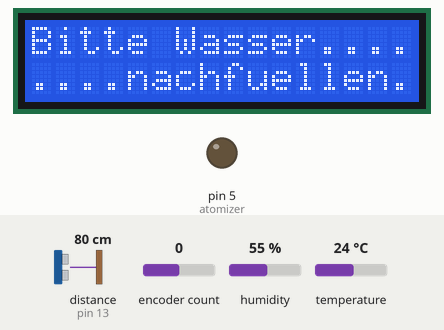
The sketch below on a simulated Arduino Uno, built with avr-gcc and run on an emulated ATmega328P. Shown: 16×2 character LCD, output pins drawn as LEDs (lit = HIGH). Wiring (inferred from the names in the program): ultrasonic range finder: trigger pin 12; echo pin 13. The inputs (shaded band) are chosen by the test bench; at power-on: distance to the obstacle (sensor on pin 13) 80 cm, humidity 55 %, encoder count 0, temperature 24 °C. The echo pulse lasts 58.3 µs per cm; pins used as bus, display or sensor lines are not drawn; what the sketch prints to the serial monitor is not drawn.

Above: at 1.2 s.
1.3 s: distance to the obstacle (sensor on pin 13) set to 2 cm
At 2.5 s:
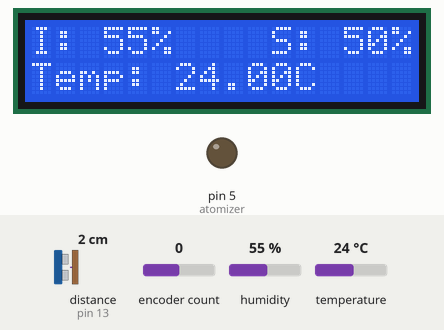
2.8 s: humidity set to 51 %
At 4.5 s:
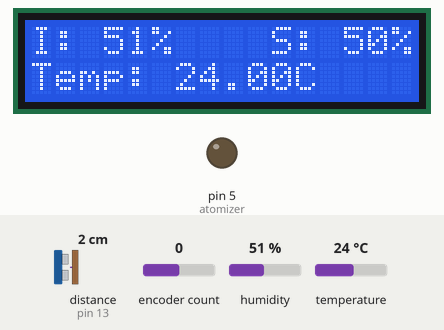
4.8 s: humidity set to 48 %
At 6.5 s:
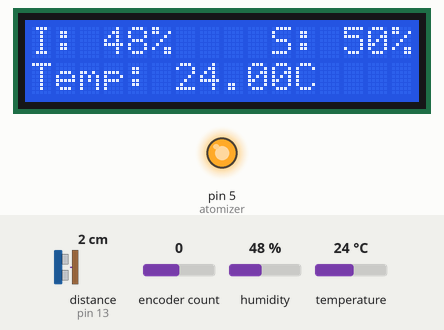
6.8 s: encoder count set to 1
At 7.2 s:
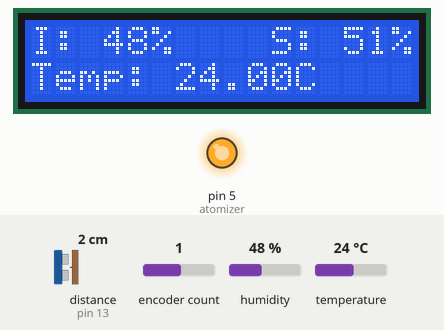
8.3 s: temperature set to 12 °C
At 10.3 s:
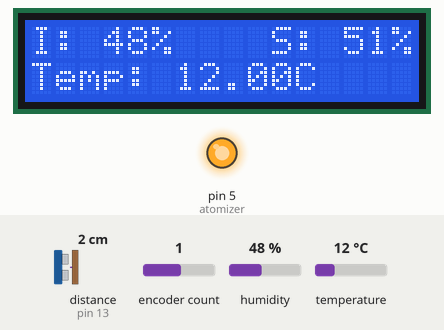
10.9 s: encoder count set to 2
At 12.2 s:
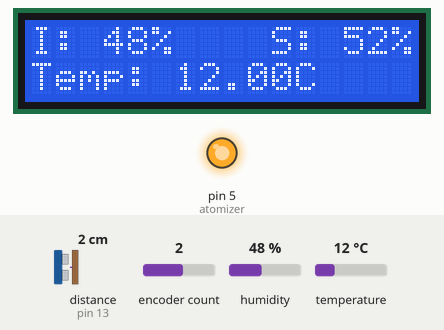
Timing chart, 0 to 13.4 s (numbered marks = the images above; inputs shaded):
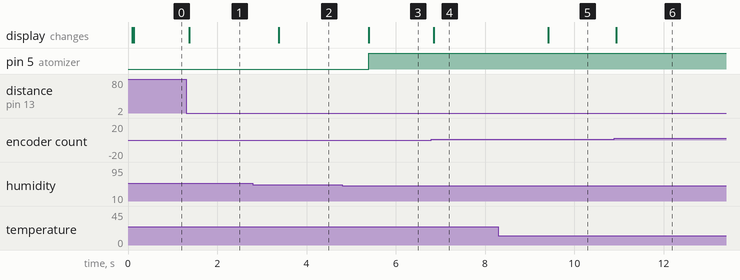

Measured:
- the behaviour switches between 50 and 49 % on humidity (found by bisection; images 2 and 3)
- after the input at 1.3 s, the display: changes after 0.07 s (image 1)
- after the input at 2.8 s, the display: changes after 0.58 s (image 2)
- after the input at 4.8 s, pin 5 (atomizer): LOW → HIGH after 0.59 s; the display: changes after 0.59 s (image 3)
- after the input at 6.8 s, the display: changes after 0.05 s (image 4)
- after the input at 8.3 s, the display: changes after 1.1 s (image 5)
- after the input at 10.9 s, the display: changes at once (image 6)

The sketch:

ultraschall_und_zerstaeuber_und_lfsensor.ino
```cpp
#include <Wire.h>
#include <LiquidCrystal_I2C.h>
#include <DHT.h>
#include <Encoder.h>
LiquidCrystal_I2C lcd(0x27,16,2);
long duration;
int distance;
float hum;
float temp;

const int clk = 2;
const int dt = 3;
const int trig = 12;
const int echo = 13;
const int atomizer =5;
const int dhtpin =10;
long altePosition = 0;
float humSollInit =50;
float encData=0;

DHT dht(dhtpin,DHT22);
Encoder myEnc(dt,clk);

void setup() {

  pinMode(trig,OUTPUT);
  pinMode(echo,INPUT);
  pinMode(atomizer,OUTPUT);
  Serial.begin(9600);
  dht.begin();
  lcd.init();
  lcd.backlight();
  lcd.setCursor(0,0);
  lcd.print("Luft-Befeuchter");
  lcd.setCursor(0,1);
  lcd.print("wird gestartet");
}

void loop() {
  long neuePosition=myEnc.read();
  if (neuePosition!=altePosition){
    altePosition=neuePosition;
    Serial.println(neuePosition);
    encData=neuePosition/4;
  }
  float humSoll=humSollInit+encData;
  if(humSoll<0){
    humSoll=0;
    myEnc.write(-200);
  }
  if(humSoll>100){
    humSoll=100;
    myEnc.write(200);
  }
  distance=calculateDistance();
  //Serial.println(distance);
  if(distance>=40){
    digitalWrite(atomizer,LOW);
    lcd.setCursor(0,0);
    lcd.print("Bitte Wasser....");
    lcd.setCursor(0,1);
    lcd.print("....nachfuellen.");
    Serial.println(distance);
  }
  else{
    hum=dht.readHumidity();
    temp=dht.readTemperature();
    //Serial.println(temp);
    lcd.setCursor(0,0);
    lcd.print("I: ");
    lcd.print(round(hum));
    lcd.print("%    S: ");
    lcd.print(round(humSoll));
    lcd.print("%");
    lcd.setCursor(0,1);
    lcd.print("Temp: ");
    lcd.print(temp);
    lcd.print("C    ");
    if(hum<humSoll) {
      digitalWrite(atomizer,HIGH);
    }
    else{
      digitalWrite(atomizer,LOW);
    }
  }
}

int calculateDistance(){
  digitalWrite(trig,LOW);
  delayMicroseconds(2);
  digitalWrite(trig,HIGH);
  delayMicroseconds(10);
  digitalWrite(trig,LOW);
  duration=pulseIn(echo,HIGH);
  distance=duration*0.034/2*10;
  return distance;
}
```
